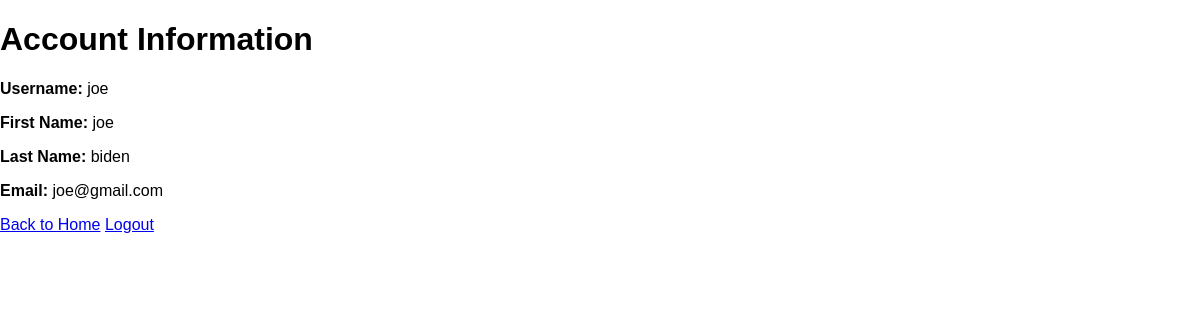
The app's page /account (signed in) with its own data.
### tables this page shows
CREATE TABLE "Customer" (
	"ID"	INTEGER NOT NULL,
	"UserName"	TEXT NOT NULL,
	"FirstName"	TEXT NOT NULL,
	"LastName"	TEXT NOT NULL,
	"Birthday"	DATE NOT NULL,
	"Email"	TEXT NOT NULL,
	"Password"	TEXT NOT NULL,
	PRIMARY KEY("ID" AUTOINCREMENT)
);

### main.py (the view)
@app.route("/account")
def account():
    if 'username' in session:
        user_info = get_user_info(session['username'])
        if user_info:
            return render_template("account.html", user_info=user_info)
        else:
            return "Không tìm thấy thông tin tài khoản."
    else:
        return redirect(url_for('signin'))

### main.py (called while the page is built)
def get_user_info(username):
    try:
        conn = sqlite3.connect(dbname)
        cur = conn.cursor()
        cur.execute("SELECT ID, FirstName, LastName, Email FROM Customer WHERE UserName = ?", (username,))
        user_info = cur.fetchone()
        conn.close()
        if user_info:
            user_id, first_name, last_name, email = user_info
            return {
                'userid' : user_id,
                'first_name': first_name,
                'last_name': last_name,
                'email': email
            }
        else:
            return None
    except sqlite3.Error as e:
        print("Error fetching user info from SQLite:", e)
        return None

### templates/account.html (shortened to what this page needs)
<!DOCTYPE html>
<html lang="en">
<head>
    <link rel="stylesheet" href="{{ url_for('static', filename='style.css') }}">
</head>
<body>
    <h1>Account Information</h1>
    <p><strong>Username:</strong> {{ session['username'] }}</p>
    <p><strong>First Name:</strong> {{ user_info['first_name'] }}</p>
    <p><strong>Last Name:</strong> {{ user_info['last_name'] }}</p>
    <p><strong>Email:</strong> {{ user_info['email'] }}</p>
    <a href="/">Back to Home</a>
    <a href="/logout">Logout</a>
</body>
</html>

### static/style.css (style rules this page uses)
:root { --black: #000000; --white: #fff; --grey: #7c7c7c; }
* { box-sizing: border-box; }
body { margin: 0; font-family: 'Dosis', sans-serif; font-family: 'Fjalla One', sans-serif; }

### records on screen
Customer: first_name "joe", last_name "biden", email "joe@gmail.com"

### other values on screen
{{ session['username'] }} "joe"
